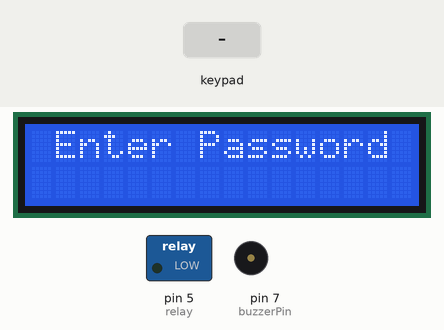
A sketch run on a simulated Arduino Uno, built with avr-gcc and run on an emulated ATmega328P. On the bench: 16×2 character LCD, switched loads named in the sketch (green lamp = pin HIGH), buzzer (waves = sounding, pin HIGH). Inputs (shaded band) come from the test bench.

Above: at 1.3 s.
1.4 s: keypad keys 3 1 0 5 pressed 0.4 s apart
At 1.65 s:
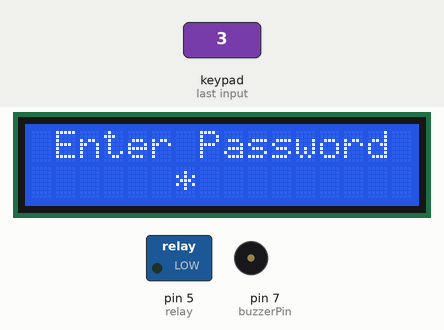
At 3.6 s:
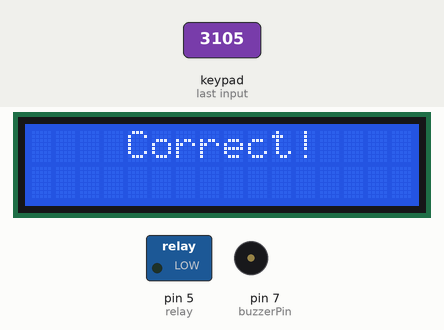
4.5 s: key '#' pressed
At 11.8 s:
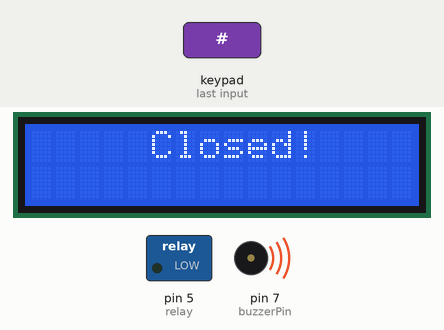
Timing chart, 0 to 13.3 s (numbered marks = the images above; inputs shaded):
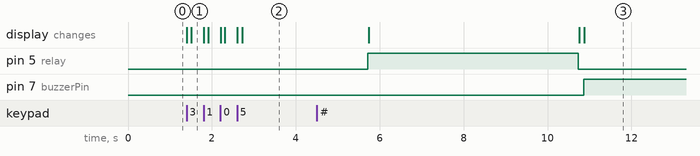

Measured:
- after the input at 1.4 s, the display: first changes at once (image 1 shows a later state)
- after the input at 4.5 s, pin 7 (buzzerPin): LOW → HIGH after 6.4 s; the display: first differs from a run without the input after 6.3 s (image 3 shows a later state)

The sketch:

lastProject.ino
```cpp
#include <Wire.h>
#include <LiquidCrystal_I2C.h>      // Khai báo thư viện LCD sử dụng I2C
LiquidCrystal_I2C lcd(0x27, 16, 2); // 0x27 địa chỉ LCD, 16 cột và 2 hàng
#include <Keypad.h>// Khai báo thư viện Keypad
const int buzzerPin = 7;
int wrongAttemps = 0;
const byte ROWS = 4; // Bốn hàng
const byte COLS = 4; // Ba cột
int relay = 5;
char keys[ROWS][COLS] ={
    {'1', '2', '3', 'A'},
    {'4', '5', '6', 'B'},
    {'7', '8', '9', 'C'},
    {'*', '0', '#', 'D'}
    };
byte rowPins[ROWS] = {10, 11, 12, 13};
byte colPins[COLS] = {9, 8, A0, A1};
Keypad keypad = Keypad(makeKeymap(keys), rowPins, colPins, ROWS, COLS);

char STR[4] = {'3', '1', '0', '5'}; // Cài đặt mật khẩu tùy ý
char str[4] = {' ', ' ', ' ', ' '};
int i, j, count = 0;

void setup() {
  pinMode(buzzerPin, OUTPUT); // Khai báo chân buzzer là chân OUTPUT
  pinMode(relay, OUTPUT);
  digitalWrite(relay, LOW);
  lcd.init();        // Khai báo sử dụng LCD
  lcd.begin(16, 2);
  lcd.backlight();
  lcd.clear();
  lcd.print(" Enter Password");
  Serial.begin(9600);
}
 void loop() {
  char key = keypad.getKey(); // Ký tự nhập vào sẽ gán cho biến Key
  if (key) // Nhập mật khẩu
  {
    if (i == 0) {
      str[0] = key;
      lcd.setCursor(6, 1);
      lcd.print(str[0]);
      delay(100); // Ký tự hiển thị trên màn hình LCD trong 0.1s
      lcd.setCursor(6, 1);
      lcd.print("*"); // Ký tự được che bởi dấu *
    }
    if (i == 1) {
      str[1] = key;
      lcd.setCursor(7, 1);
      lcd.print(str[1]);
      delay(100);
      lcd.setCursor(7, 1);
      lcd.print("*");
    }
    if (i == 2) {
      str[2] = key;
      lcd.setCursor(8, 1);
      lcd.print(str[2]);
      delay(100);
      lcd.setCursor(8, 1);
      lcd.print("*");
    }
    if (i == 3) {
      str[3] = key;
      lcd.setCursor(9, 1);
      lcd.print(str[3]);
      delay(100);
      lcd.setCursor(9, 1);
      lcd.print("*");
      count = 1;
    }
    i = i + 1;
  }
  if (count == 1) {
    if (str[0] == STR[0] && str[1] == STR[1] && str[2] == STR[2] &&
        str[3] == STR[3]) {
      lcd.clear();
      lcd.print("    Correct!");
      delay(3000);

      digitalWrite(relay, HIGH);
      lcd.clear();
      lcd.print("      Opened!");
      delay(5000);
      digitalWrite(relay, LOW);
      i = 0;
      count = 0;
      wrongAttemps = 0;
    } else {
      lcd.clear();
      lcd.print("   Incorrect!");
      delay(3000);
      wrongAttemps++;
      lcd.clear();
      lcd.print("   Try Again!");
      delay(3000);
      lcd.clear();
      lcd.print(" Enter Password");
      i = 0;
      count = 0;
    }
    if (wrongAttemps>=3){
        digitalWrite(buzzerPin, HIGH);
        delay(200);
        digitalWrite(buzzerPin, LOW);
        delay(100);
         digitalWrite(buzzerPin, HIGH);
        delay(200);
        digitalWrite(buzzerPin, LOW);
        delay(100);
        digitalWrite(buzzerPin, HIGH);
        delay(1000);
        digitalWrite(buzzerPin, LOW);
        delay(200);
      }
    }
  switch (key) {
  case '#':
    lcd.clear();
    digitalWrite(buzzerPin, HIGH);
    lcd.print("     Closed!");//Đóng cửa
    delay(10000);
    lcd.clear();
    lcd.print(" Enter Password");
    i = 0;
    break;
  }
}
```
